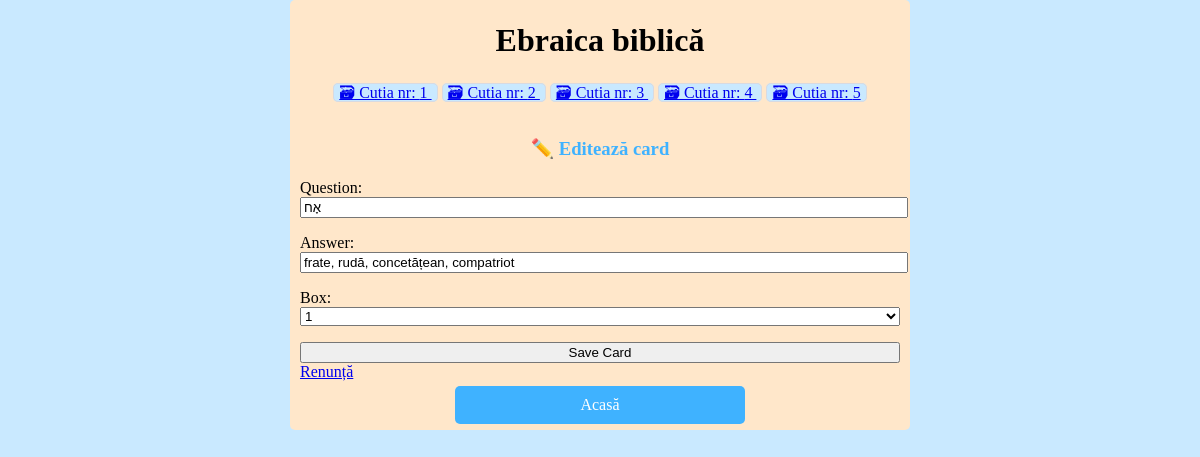
The app's page /cards/edit/5 with its own data.
### cards/models.py (models this page shows, shortened)
class Card(models.Model):
    question = models.CharField(max_length=100)
    answer = models.CharField(max_length=1000)
    box = models.IntegerField(
        choices=zip(BOXES, BOXES),
        default=BOXES[0],
    )
    date_created = models.DateTimeField(auto_now_add=True)
    user = models.ForeignKey(User, on_delete=models.CASCADE, related_name='cards' )

### cards/views.py (the view)
# urls.py: path("edit/<int:pk>", views.CardUpdateView.as_view(), name="card-update"),
class CardUpdateView(CardCreateView, UpdateView):
    success_url = reverse_lazy("card-list")

### cards/templatetags/cards_tags.py (called while the page is built)
@register.inclusion_tag("cards/box_links.html")
def boxes_as_links():
    boxes = []
    for box_num in BOXES:
        card_count = Card.objects.filter(box=box_num).count()
        boxes.append({
            "number": box_num,
            "card_count": card_count,
        })
    return {"boxes": boxes}

### cards/templates/cards/card_form.html (shortened to what this page needs)
{% extends "cards/base.html" %}
{% block content %}
    {% if card %}
        <h3>✏️ Editează card</h3>
    {% else %}
        <h2>✨ Creaza card nou</h2>
    {% endif %}
    <form method="post">
        {{ form.as_p }}
        <input type="submit" value="Save Card">
    </form>
    <a href="{% url 'card-list' %}">
        Renunță
    </a>
{% endblock %}

### static/css/style.css (style rules this page uses)
:root { --accent: #39383b; --accent-bg: white; --bg: #fff; --text: #212121; --text-light: #585858; --border: #d8dae1; --code: #373637; --preformatted: #444; }
body { background-color: #c9e9ff; margin: 0; padding: 0; }
h3 { margin-top: 12px; color: #3fb2ff; text-align: center; }
input, select, textarea { width: 100%; }

### records on screen
Card: question "אָח", answer "frate, rudă, concetățean, compatriot", box "1"

### other values on screen
{{ box.number }} "1" "2" "3" "4" "5"
